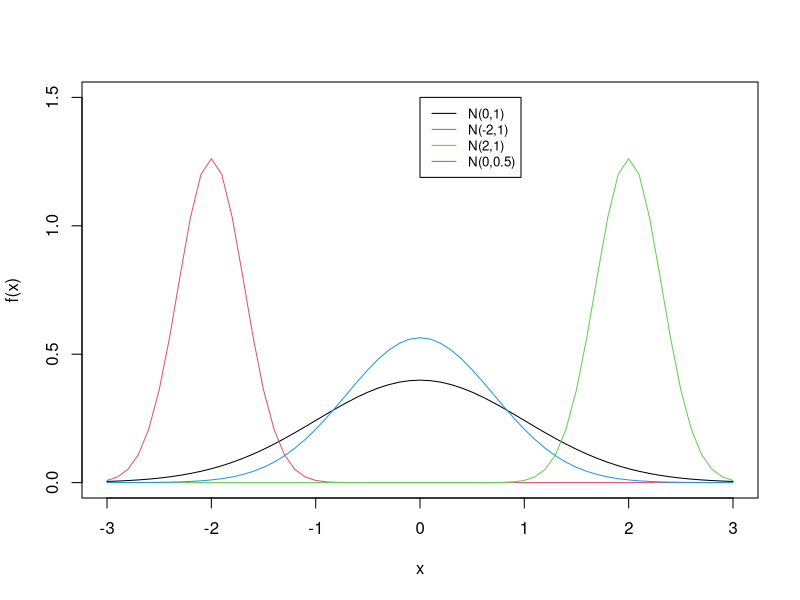

Generate this figure with R:
## ---- chunk 1
knitr::opts_chunk$set(echo = TRUE)
## ---- chunk 2
ylim=c(0,1.5)
plot(seq(-3,3,.1),dnorm(seq(-3,3,.1)),type="l",ylim=ylim,col = 1,xlab = "x",ylab = "f(x)")
lines(seq(-3,3,.1),dnorm(seq(-3,3,.1),mean=-2,sd=sqrt(.1)),type="l",col=2)
lines(seq(-3,3,.1),dnorm(seq(-3,3,.1),mean=2,sd=sqrt(.1)),type="l",col=3)
lines(seq(-3,3,.1),dnorm(seq(-3,3,.1),mean=0,sd=sqrt(0.5)),type="l",col=4)
legend(0, 1.5, legend=c("N(0,1)", "N(-2,1)","N(2,1)","N(0,0.5)"),col=c(1:4), lty=1,cex = 0.8)
